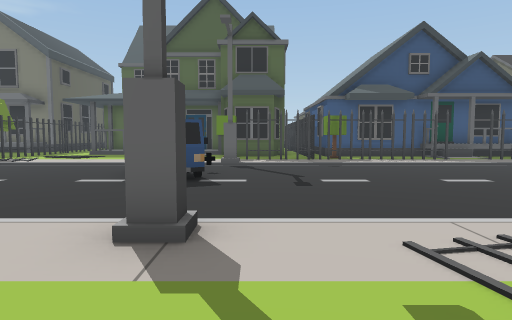
view 1 (above)

24 first-person views from a walk through a scene from a Unity 3-D project. The camera is 1.2 m above the floor, tilts 4° down and sees 75° across. The floor is counted in squares, 1.5 m on a side. Each view is taken from the middle of a square. On the plan, view 1 faces up. The plan holds only what a view shows up to about 11 squares ahead; the rest is blank. The place goes on beyond the plan. The player character is not drawn. Some animated figures are not drawn.

view 2
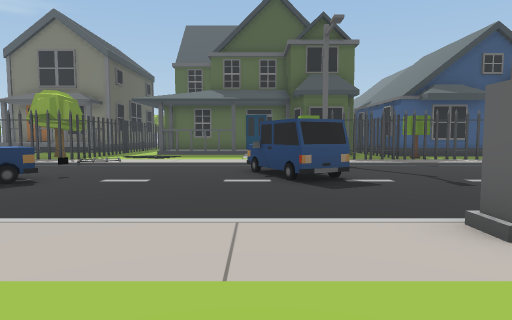

view 3
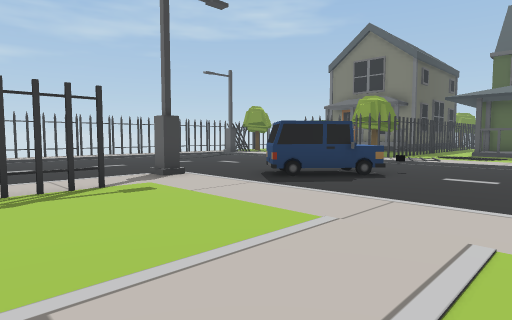

view 4
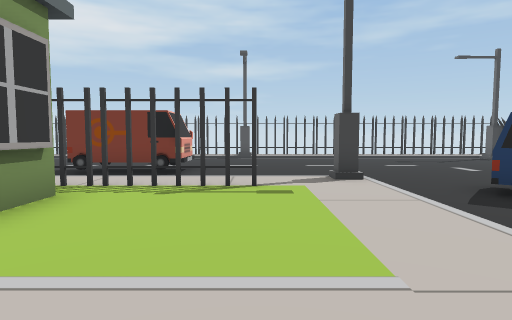

view 5
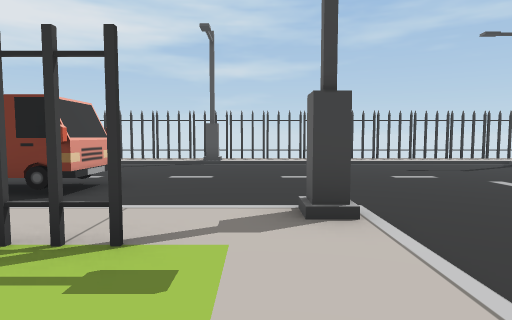

view 6
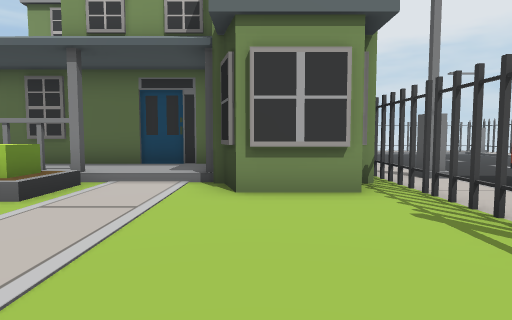

view 7
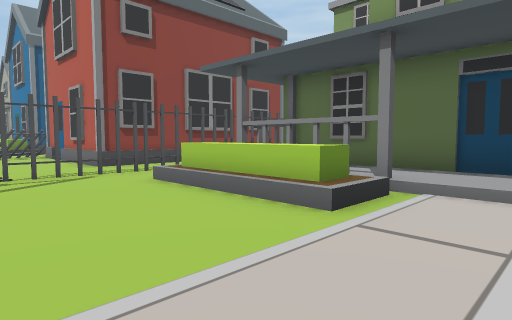

view 8
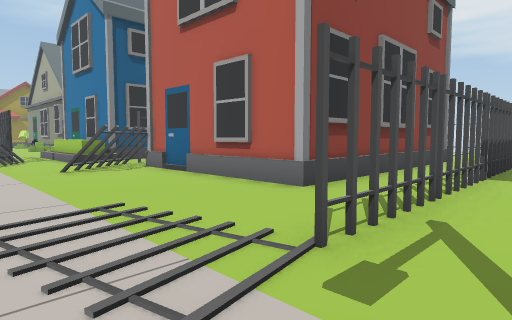

view 9
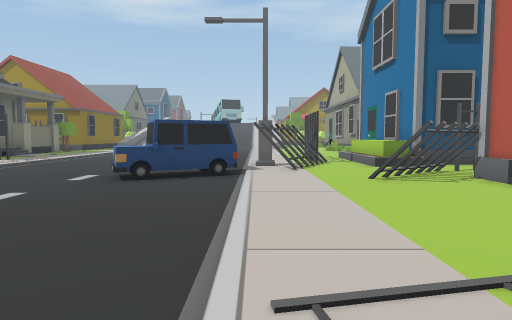

view 10
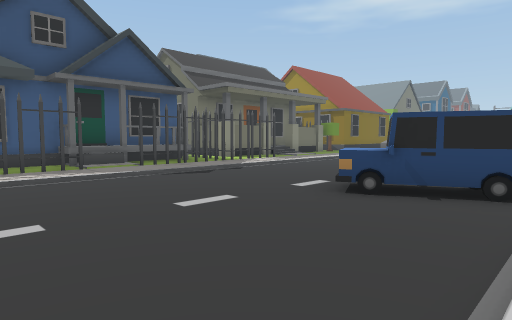

view 11
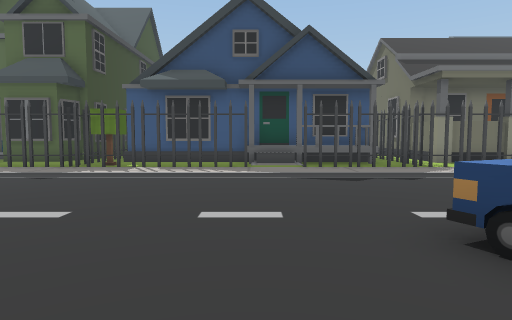

view 12
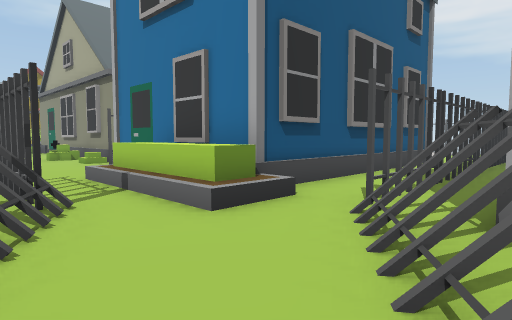

view 13
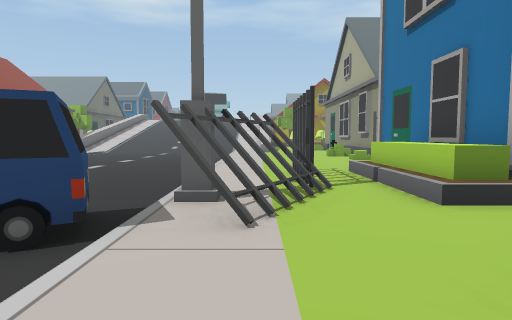

view 14
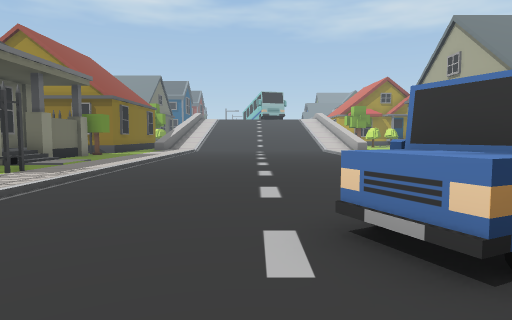

view 15
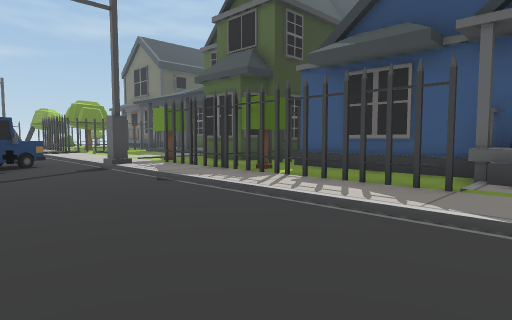

view 16
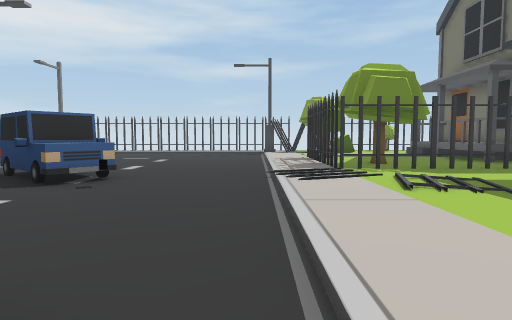

view 17
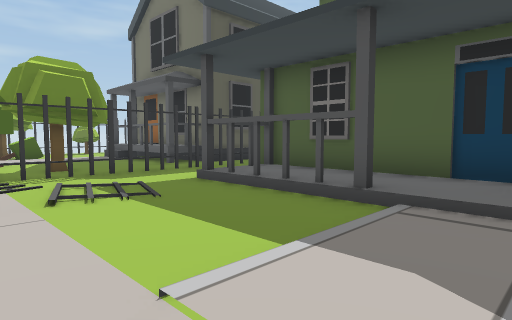

view 18
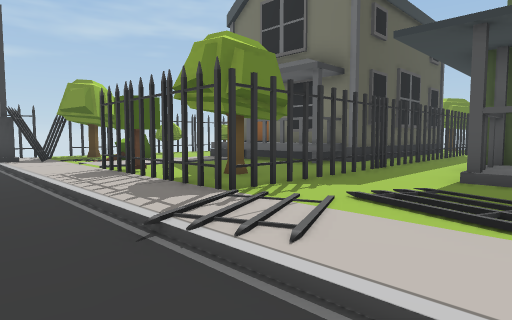

view 19
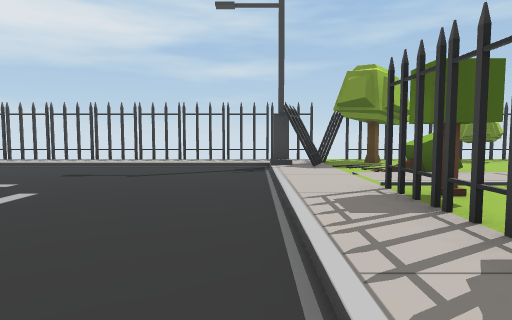

view 20
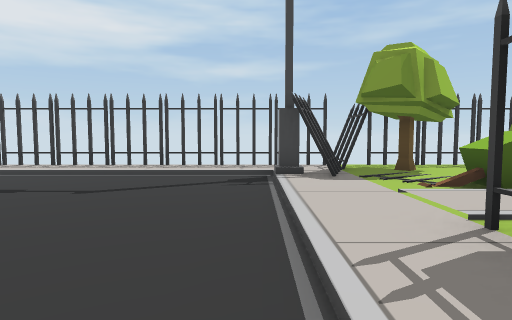

view 21
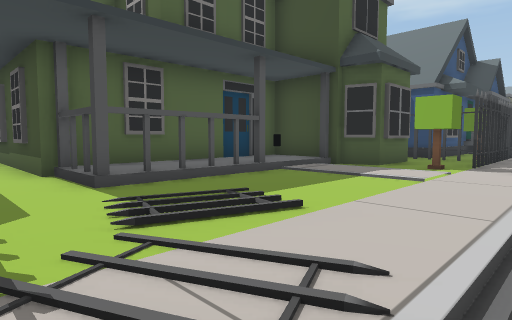

view 22
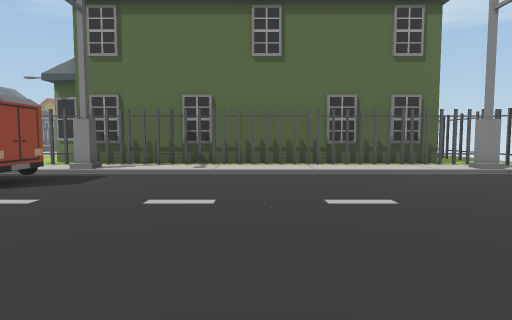

view 23
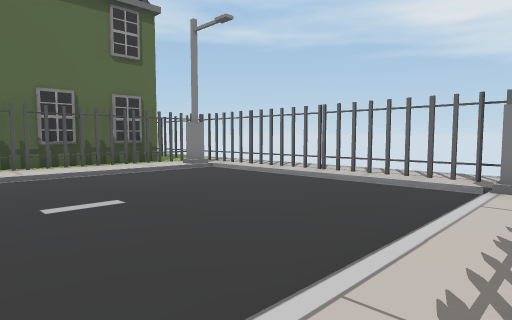

view 24
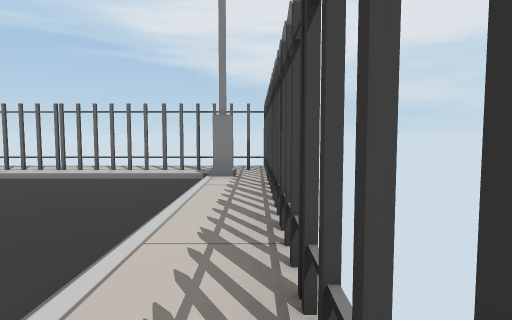

### Floor plan
Key: @ floor where view 1 was taken; # wall or solid block; x gap in a wall; . main floor; : floor 0.25 m higher than the main floor; + floor 0.5 m higher than the main floor; * floor 0.75 m higher than the main floor; % floor 1 m higher than the main floor; / step, stairs or slope; = window, fence, low wall or low ledge; ^ raised ledge; L lamp; C car; F fence; A van; T thing the floor can be seen under or through; R tree; O other object.
Columns run from 20 left of view 1 to 18 right of it. Each row starts with its distance up from view 1.
 17  x:    %#^:F:#######
 16  RR:  /#//:F:+++++O#
 15 #::::::::::F:#++#++#
 14 ##R:R::::#R::::::::############ #^  **
 13  #O::::::##F::::::::::F::::=%=######/##
 12  OO::::R###::::::::R###RTTTTx######::::
 11 #:/LO::::::::::::::L:::::::::::::::::::
 10 ##/................ ...................
  9  #/..............CC....................
  8 ##/..........O...CCO...................
  7 #:/.........C.....CC...................
  6 #:/........CC................CC........
  5 #:/.......CC.................CC........
  4 #:/...........................C.......
  3 #:/....../L::::::::L:::::::::::L:::::::
  2 #:/....../::::::::::::::::::::FFF::::::
  1   L....../::::::::::::::::::::::FFF::::
  0   /....../::::::::::@:::::::F::::::::::
 -1   /....AA/:F:::://///F::::::FF:OOOO::::
 -2   /.... A/:###::/OOO /::#### :F:##### :
 -3      ..AA/:F #///### F::#    :F:#     F
 -4      ....L:#  ++++   :::#    :F:#
 -5     ...../:#  ###### :::#    :F:#
 -6    ....../:F         F::#    :F:#
 -7 #: ....../:#           :#    :::#
 -8 #:/....../:F           :#    :F #
 -9 #:/....../:#                  F #
-10 #:/....../:#                  F
-11 #:/....../:F
-12 #:/....../:#
-13 #:/....../:#
-14 #:L....../LF:
-15 #xFOFF:FFFO:OO
-16 #::::::::

Where each view was taken, in squares from view 1:
view 1: 0 up, 0 right, facing up
view 2: 0 up, 3 left, facing up
view 3: 1 down, 4 left, facing up-left
view 4: 1 up, 4 left, facing left
view 5: 2 up, 7 left, facing left
view 6: 3 up, 7 left, facing down
view 7: 2 up, 6 left, facing down-right
view 8: 3 up, 0 right, facing down-right
view 9: 3 up, 2 right, facing right
view 10: 3 up, 4 right, facing up-right
view 11: 3 up, 7 right, facing up
view 12: 2 up, 8 right, facing down-right
view 13: 2 up, 7 right, facing right
view 14: 7 up, 7 right, facing right
view 15: 7 up, 8 right, facing up-left
view 16: 10 up, 2 left, facing left
view 17: 11 up, 2 left, facing up-left
view 18: 9 up, 6 left, facing up-left
view 19: 10 up, 9 left, facing left
view 20: 10 up, 11 left, facing left
view 21: 10 up, 9 left, facing up-right
view 22: 8 down, 19 left, facing right
view 23: 8 down, 19 left, facing down-right
view 24: 7 down, 19 left, facing down
